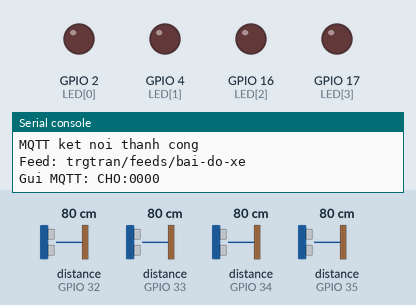
The program below on a simulated ESP32 board running MicroPython. Parts: output pins drawn as LEDs (lit = HIGH), the last lines printed to the serial console. Wiring (from the project's diagram.json): red LED on GPIO 2, red LED on GPIO 4, red LED on GPIO 16, red LED on GPIO 17. The test bench sets the inputs (shaded band); at power-on: distance to the obstacle (sensors on GPIO 32, GPIO 33, GPIO 34, GPIO 35) 80 cm. The echo pulse lasts 58.3 µs per cm; WiFi joins after 1.5 s; no MQTT or app messages arrive unless stated; pins used as bus, display or sensor lines are not drawn.

Above: at 2.8 s.
2.9 s: distance to the obstacle (sensor on GPIO 32) set to 17 cm
4.4 s: distance to the obstacle (sensor on GPIO 32) set to 12 cm
At 5.7 s:
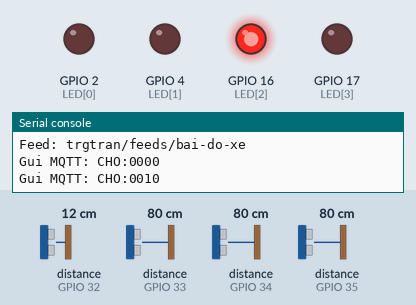
6.0 s: distance to the obstacle (sensor on GPIO 33) set to 16 cm
7.5 s: distance to the obstacle (sensor on GPIO 33) set to 12 cm
At 8.8 s:
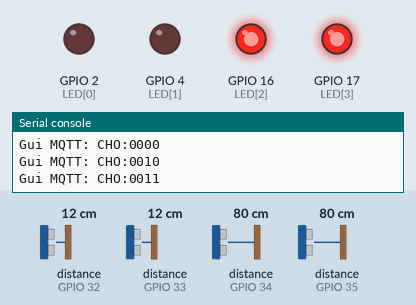
9.2 s: distance to the obstacle (sensor on GPIO 34) set to 17 cm
10.7 s: distance to the obstacle (sensor on GPIO 34) set to 13 cm
At 12.1 s:
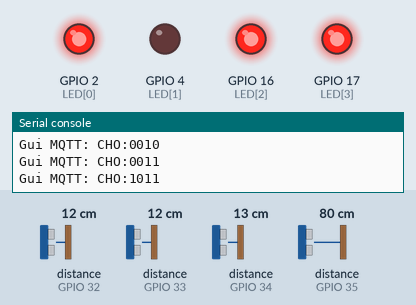
Timing chart, 0 to 13.2 s (numbered marks = the images above; inputs shaded):
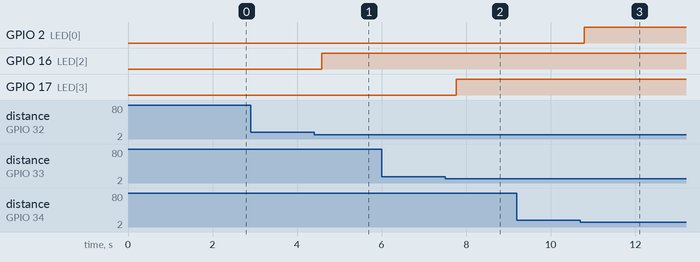

Measured:
- the behaviour switches between 15 and 14 cm on distance to the obstacle (sensor on GPIO 32) (found by bisection; images 0 and 1)
- the behaviour switches between 15 and 14 cm on distance to the obstacle (sensor on GPIO 33) (found by bisection; images 1 and 2)
- the behaviour switches between 15 and 14 cm on distance to the obstacle (sensor on GPIO 34) (found by bisection; images 2 and 3)
- after the input at 2.9 s, every drawn part: stays the same
- after the input at 4.4 s, GPIO 16 (LED[2]): LOW → HIGH after 0.19 s
- after the input at 6.0 s, every drawn part: stays the same
- after the input at 7.5 s, GPIO 17 (LED[3]): LOW → HIGH after 0.27 s
- after the input at 9.2 s, every drawn part: stays the same
- after the input at 10.7 s, GPIO 2 (LED[0]): LOW → HIGH after 0.10 s

The program:

main.py
```python
# DU AN 1 - DOC 4 CAM BIEN VA GUI TRANG THAI CHO DO
# ESP32 + 4 HC-SR04 + 4 LED + MQTT Adafruit IO

import time
import network
from machine import Pin, time_pulse_us
from umqtt.simple import MQTTClient

# =========================
# 1. CAU HINH WIFI
# =========================
WIFI_SSID = "Wokwi-GUEST"
WIFI_PASS = ""

# =========================
# 2. CAU HINH ADAFRUIT IO
# =========================
AIO_HOST = "io.adafruit.com"
AIO_PORT = 1883
AIO_USER = "trgtran"
AIO_KEY = "aio_jRge90vZu2oNPw8vlMOceF3NvXi1"

FEED_CHO = AIO_USER + "/feeds/bai-do-xe"

# =========================
# 3. KHAI BAO CAM BIEN
# =========================
N = 4
NGUONG_CM = 15.0

TRIG = [Pin(p, Pin.OUT) for p in (13, 14, 27, 26)]
ECHO = [Pin(p, Pin.IN) for p in (34, 35, 32, 33)]
LED = [Pin(p, Pin.OUT) for p in (2, 4, 16, 17)]

trang_thai_cu = None
client = None

# =========================
# 4. KET NOI WIFI
# =========================
def wifi_connect():
    wlan = network.WLAN(network.STA_IF)
    wlan.active(True)

    if wlan.isconnected():
        print("WiFi da ket noi:", wlan.ifconfig()[0])
        return True

    try:
        wlan.connect(WIFI_SSID, WIFI_PASS)

        for _ in range(40):
            if wlan.isconnected():
                print("WiFi OK:", wlan.ifconfig()[0])
                return True
            time.sleep_ms(500)

    except Exception as e:
        print("Loi WiFi:", repr(e))

    print("Khong ket noi duoc WiFi")
    return False

# =========================
# 5. KET NOI MQTT
# =========================
def connect_mqtt():
    global client

    for lan in range(3):
        c = None

        try:
            cid = "esp32_cam_bien_%d" % time.ticks_ms()

            c = MQTTClient(
                cid,
                AIO_HOST,
                port=AIO_PORT,
                user=AIO_USER,
                password=AIO_KEY,
                keepalive=60
            )

            c.connect()
            client = c

            print("MQTT ket noi thanh cong")
            print("Feed:", FEED_CHO)
            return True

        except Exception as e:
            print("MQTT loi:", repr(e))

            try:
                if c is not None:
                    c.disconnect()
            except Exception:
                pass

            time.sleep(10)

    client = None
    print("Khong ket noi duoc MQTT")
    return False

# =========================
# 6. DOC KHOANG CACH
# =========================
def doc_khoang_cach(i):
    TRIG[i].value(0)
    time.sleep_us(3)

    TRIG[i].value(1)
    time.sleep_us(10)
    TRIG[i].value(0)

    try:
        duration = time_pulse_us(ECHO[i], 1, 30000)
    except Exception:
        return None

    if duration <= 0:
        return None

    return duration * 0.0343 / 2

# =========================
# 7. DOC TRANG THAI 4 VI TRI
# =========================
def doc_trang_thai():
    bits = []

    for i in range(N):
        dist = doc_khoang_cach(i)

        if dist is None:
            # Neu cam bien loi, giu trang thai cu
            # de tranh tu dong bao vi tri trong.
            if trang_thai_cu is not None:
                co_xe = trang_thai_cu[4 + i] == "1"
            else:
                co_xe = False

            print("Canh bao: cam bien", i + 1, "khong doc duoc")

        else:
            co_xe = dist < NGUONG_CM

        LED[i].value(1 if co_xe else 0)
        bits.append("1" if co_xe else "0")

        time.sleep_ms(25)

    return "CHO:" + "".join(bits)

# =========================
# 8. KHOI DONG
# =========================
for led in LED:
    led.value(0)

if not wifi_connect():
    raise RuntimeError("Khong ket noi duoc WiFi")

if not connect_mqtt():
    raise RuntimeError("Kiem tra AIO_USER va AIO_KEY")

trang_thai_cu = None
lan_gui_cuoi = time.ticks_ms()

# =========================
# 9. VONG LAP CHINH
# =========================
while True:
    try:
        trang_thai = doc_trang_thai()
        now = time.ticks_ms()

        # Gui khi trang thai thay doi hoac moi 5 giay
        if (
            trang_thai != trang_thai_cu
            or time.ticks_diff(now, lan_gui_cuoi) >= 5000
        ):
            client.publish(FEED_CHO, trang_thai)

            print("Gui MQTT:", trang_thai)

            trang_thai_cu = trang_thai
            lan_gui_cuoi = now

        time.sleep_ms(200)

    except Exception as e:
        print("Loi doc/gui:", repr(e))

        try:
            if client is not None:
                client.disconnect()
        except Exception:
            pass

        client = None
        time.sleep(5)

        if wifi_connect():
            connect_mqtt()
            trang_thai_cu = None
```
